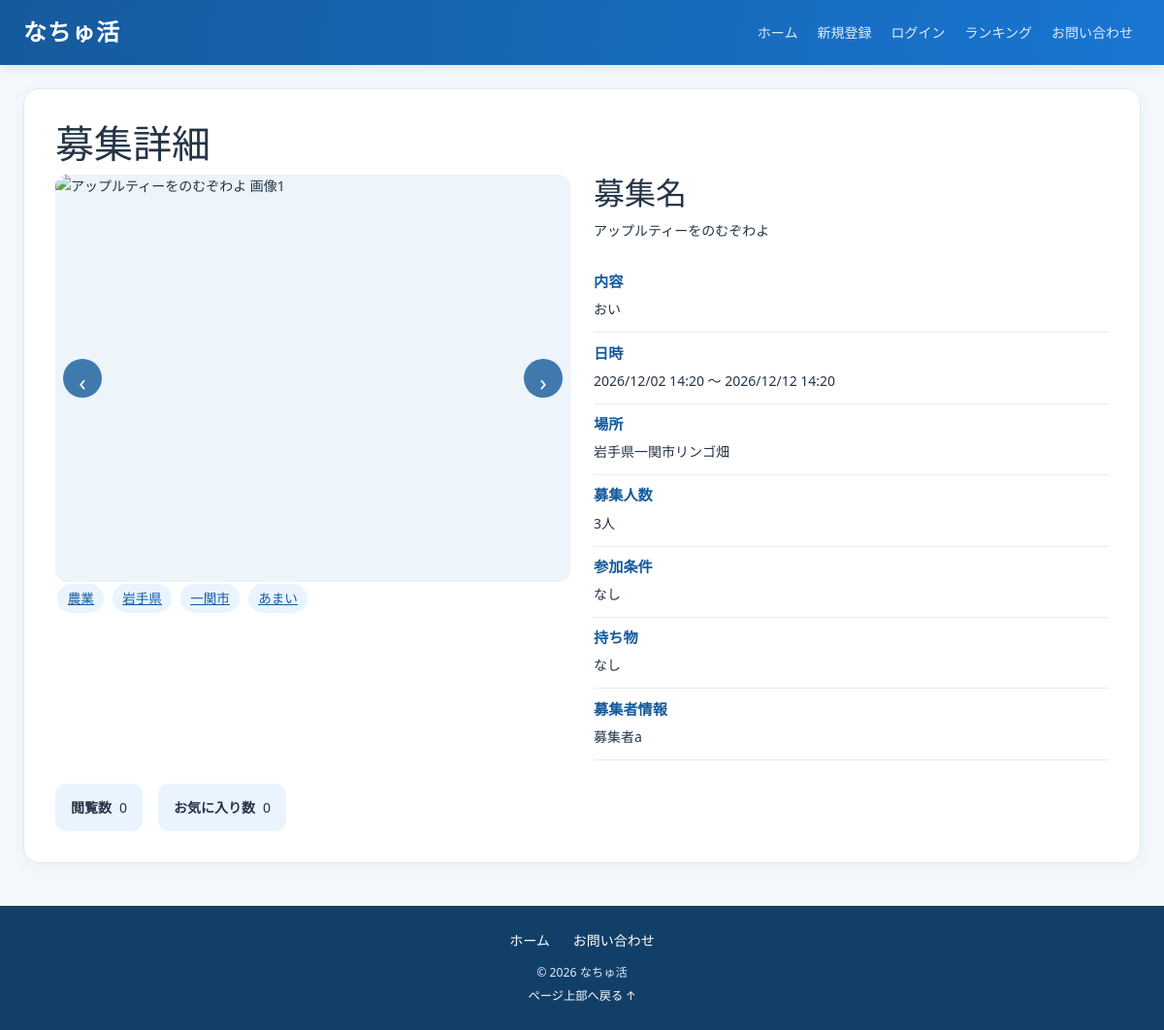
Screenshot of /recruitment_detail/1 with the database file from the repository.
### apps/natyukatu/models.py (models this page shows)
class Tag(db.Model):
    __tablename__ = "tags"
    id = db.Column(db.Integer, primary_key=True)
    tag_id = db.Column(db.Integer, db.ForeignKey("recruitment_tags.id"), nullable=False)
    recruitment_id = db.Column(db.Integer, db.ForeignKey("recruitments.id"), nullable=False)
    recruitment_tags = db.relationship("RecruitmentTag", back_populates="tags")
    recruitment = db.relationship("Recruitment", back_populates="tags")

class RecruitmentTag(db.Model):
    __tablename__ = "recruitment_tags"
    id = db.Column(db.Integer, primary_key=True)
    tag_name = db.Column(db.String, nullable=False)
    tag_kinds = db.Column(db.Integer, nullable=False)
    tags = db.relationship("Tag", back_populates="recruitment_tags")

class Recruitment(db.Model):
    __tablename__ = "recruitments"
    id = db.Column(db.Integer, primary_key=True)
    user_id = db.Column(db.Integer, db.ForeignKey("users.id"), nullable=False)
    title = db.Column(db.String, nullable=False)
    description = db.Column(db.String, nullable=False)
    location_prefecture = db.Column(db.String, nullable=False)
    location_city = db.Column(db.String, nullable=False)
    location_detail = db.Column(db.String, nullable=False)
    start_at = db.Column(db.DateTime, nullable=False)
    end_at = db.Column(db.DateTime, nullable=False)
    application_start_at = db.Column(db.DateTime, nullable=False)
    application_end_at = db.Column(db.DateTime, nullable=False)
    capacity = db.Column(db.Integer, nullable=False)
    eligibility = db.Column(db.String, nullable=False)
    required_items = db.Column(db.String, nullable=False)
    status = db.Column(db.String, nullable=False)
    created_at = db.Column(db.DateTime, nullable=False, default=datetime.now)
    updated_at = db.Column(db.DateTime, default=datetime.now, onupdate=datetime.now)
    photo = db.Column(db.LargeBinary, nullable=True)
    photo_mimetype = db.Column(db.String(50), nullable=True)
    video = db.Column(db.LargeBinary, nullable=True)
    video_mimetype = db.Column(db.String(50), nullable=True)
    user = db.relationship("User", back_populates="recruitments")
    likes = db.relationship("Like", back_populates="recruitment", cascade="all, delete-orphan")
    view_histories = db.relationship("ViewHistory", back_populates="recruitment", cascade="all, delete-orphan")
    tags = db.relationship("Tag", back_populates="recruitment", cascade="all, delete-orphan")
    search_histories = db.relationship("SearchHistory", back_populates="recruitment", cascade="all, delete-orphan")
    participation_histories = db.relationship("ParticipationHistory", back_populates="recruitment", cascade="all, delete-orphan")
    recruitment_histories = db.relationship("RecruitmentHistory", back_populates="recruitment", cascade="all, delete-orphan")
    images = db.relationship(
        "RecruitmentImage",
        back_populates="recruitment",
        cascade="all, delete-orphan",
        order_by="RecruitmentImage.display_order"
    )
    active_messages = db.relationship("ActiveMessage", back_populates="recruitment", cascade="all, delete-orphan")

### apps/crud/models.py (models this page shows, shortened)
class User(db.Model, UserMixin):
    __tablename__ = "users"
    id = db.Column(db.Integer, primary_key=True)
    username = db.Column(db.String, nullable=False)
    nickname = db.Column(db.String, nullable=False)
    age = db.Column(db.Integer, nullable=False)
    email = db.Column(db.String, nullable=False)
    password_hash = db.Column(db.String, nullable=False)
    phone_number = db.Column(db.String(11), nullable=False)
    role = db.Column(db.Integer, nullable=False)
    is_approved = db.Column(db.Boolean,nullable=False,default=True,server_default="1")
    create_at = db.Column(db.DateTime, nullable=False, default=datetime.now)
    update_at = db.Column(db.DateTime, nullable=False, default=datetime.now, onupdate=datetime.now)
    title_id = db.Column(db.Integer,db.ForeignKey("titles.id"))  # FK
    tanks_point = db.Column(db.Integer, nullable=False, default=0)
    ranking_id = db.Column(db.Integer)
    group_name = db.Column(db.String, nullable=False)
    representative_name = db.Column(db.String, nullable=False)
    contact_email = db.Column(db.String, nullable=False)
    group_type = db.Column(db.String, nullable=False)
    title = db.relationship("Title", lazy="joined")
    recruitments = db.relationship("Recruitment", back_populates="user", cascade="all, delete-orphan")
    likes = db.relationship("Like", back_populates="user", cascade="all, delete-orphan")
    search_histories = db.relationship("SearchHistory", back_populates="user", cascade="all, delete-orphan")
    participation_histories = db.relationship("ParticipationHistory", back_populates="user", cascade="all, delete-orphan")
    recruitment_histories = db.relationship("RecruitmentHistory", back_populates="user", cascade="all, delete-orphan")
    view_histories = db.relationship("ViewHistory", back_populates="user", cascade="all, delete-orphan")
    active_messages = db.relationship("ActiveMessage", back_populates="user", cascade="all, delete-orphan")
    @property
    def password(self):
        raise AttributeError("読み取り不可")

### apps/natyukatu/views.py (the view, shortened to what this page needs)
@dt.route("/recruitment_detail/<recruitment_id>")
def recruitment_detail(recruitment_id):
    recruitment = get_recruitment(recruitment_id)
    recruitment_tags = get_recruitment_tag_map([recruitment.id]).get(recruitment.id, [])
    return render_template(
        "natyukatu/recruitment_detail.html",
        recruitment=recruitment,
        recruitment_tags=recruitment_tags,
    )

### apps/natyukatu/views.py (called while the page is built)
def get_user_id():
    if current_user.is_authenticated:
        return getattr(current_user, 'user_id', getattr(current_user, 'id', None))
    return None

def get_recruitment(recruitment_id):
    recruitment = Recruitment.query.filter_by(
        id=recruitment_id
    ).first()
    if recruitment is None:
        abort(404)
    return recruitment

def get_recruitment_tag_map(recruitment_ids):
    if not recruitment_ids:
        return {}
    rows = (
        db.session.query(Tag.recruitment_id, RecruitmentTag)
        .join(RecruitmentTag, Tag.tag_id == RecruitmentTag.id)
        .filter(Tag.recruitment_id.in_(recruitment_ids))
        .order_by(RecruitmentTag.tag_kinds, RecruitmentTag.tag_name)
        .all()
    )
    tag_map = {}
    for recruitment_id, tag in rows:
        tag_map.setdefault(recruitment_id, []).append(tag)
    return tag_map

@dt.context_processor
def inject_header_title():
    if current_user.is_authenticated:
        return {"header_title": get_title(current_user)}
    return {"header_title": None}

@dt.app_context_processor
def inject_unread_notifications():
    user_id = get_user_id()
    if not user_id:
        return {"has_unread_messages": False, "unread_recruitment_ids": set()}
    unread_ids = get_unread_recruitment_ids(user_id)
    return {
        "has_unread_messages": len(unread_ids) > 0,
        "unread_recruitment_ids": unread_ids,
    }

@dt.before_request
def auto_update_statuses():
    now = datetime.now()
    updated = False
    expired_recruitments = Recruitment.query.filter(
        Recruitment.application_end_at <= now,
        Recruitment.status == 1,
    ).all()
    for rec in expired_recruitments:
        rec.status = 2
        updated = True
    expired_histories = (
        ParticipationHistory.query.join(Recruitment)
        .filter(
            Recruitment.end_at <= now,
            ParticipationHistory.status_id == 4,
        )
        .all()
    )
    for hist in expired_histories:
        hist.status_id = 6
        updated = True
    if updated:
        try:
            db.session.commit()
        except SQLAlchemyError:
            db.session.rollback()

### apps/natyukatu/templates/natyukatu/recruitment_detail.html (shortened to what this page needs)
{% extends "natyukatu/base.html" %}
{% block content %}
<section class="detail-card" aria-labelledby="page-title">
  <h1 id="page-title">募集詳細</h1>
  <div class="detail-grid">
    <div class="visual-column">
      <div class="image-slider">
        <div class="image-slider-track" id="recruitmentImageTrack">
          {% if recruitment.photo %}
          <div class="image-slide">
            <img src="{{ url_for('natyukatu.recruitment_photo', recruitment_id=recruitment.id) }}" alt="{{ recruitment.title }} 画像1">
          </div>
          {% endif %}
        </div>
        {% if recruitment.images|length > 0 %}
        <button type="button" class="slider-button slider-prev" onclick="slideRecruitmentImage(-1)" aria-label="前の画像">‹</button>
        <button type="button" class="slider-button slider-next" onclick="slideRecruitmentImage(1)" aria-label="次の画像">›</button>
        {% endif %}
      </div>
      <div class="tag-list">
        {% for tag in recruitment.tags %}
          {% if tag.recruitment_tags %}
            <a class="tag" href="{{ url_for('natyukatu.top', tag_id=tag.recruitment_tags.id) }}">{{ tag.recruitment_tags.tag_name }}</a>
          {% endif %}
        {% else %}<span>タグはありません。</span>{% endfor %}
      </div>
    </div>
    <div class="info-column">
      <div class="title-row"><div class="field-title"><h2>募集名</h2><p>{{ recruitment.title }}</p></div></div>
      <div class="info-row content-row"><h3>内容</h3><p>{{ recruitment.description }}</p></div>
      <div class="info-row"><h3>日時</h3><p>{{ recruitment.start_at.strftime("%Y/%m/%d %H:%M") }} 〜 {{ recruitment.end_at.strftime("%Y/%m/%d %H:%M") }}</p></div>
      <div class="info-row"><h3>場所</h3><p>{{ recruitment.location_prefecture }}{{ recruitment.location_city }}{{ recruitment.location_detail }}</p></div>
      <div class="info-row"><h3>募集人数</h3><p>{{ recruitment.capacity }}人</p></div>
      <div class="info-row"><h3>参加条件</h3><p>{{ recruitment.eligibility }}</p></div>
      <div class="info-row bring-row"><h3>持ち物</h3><p>{{ recruitment.required_items }}</p></div>
      <div class="info-row organizer-row"><h3>募集者情報</h3><p>{{ recruitment.user.nickname }}</p></div>
    </div>
  </div>
  <div class="stats-row">
    <div class="stat"><strong>閲覧数</strong><span>{{ recruitment.view_histories|length }}</span></div>
    <div class="stat"><strong>お気に入り数</strong><span>{{ recruitment.likes|length }}</span></div>
  </div>
</section>
{% endblock %}

### apps/static/css/natyukatu_base.css (style rules this page uses)
:root { --brand:#1976d2;--brand-dark:#155a9c;--brand-soft:#eaf4ff;--ink:#243447;--muted:#64748b }
* { box-sizing:border-box }
body { background:#f4f8fc;color:var(--ink);font-size:clamp(14px,1.1vw,16px);line-height:1.7 }
img,video { max-width:100%;height:auto }
a { overflow-wrap:anywhere }
.page-heading,.title-row { margin-bottom:1.25rem }
.card,.form-panel,.form-card,.profile-card,.history-card,.detail-card,.confirm-card,.complete-card,.complete-panel,.content-section,.withdrawal-card { border-radius:1rem }
.form-panel,.form-card,.profile-card,.history-card,.detail-card,.confirm-card,.complete-card,.complete-panel,.content-section,.withdrawal-card { background:#fff;padding:clamp(1rem,3vw,2rem);border:1px solid #e1eaf2;box-shadow:0 .25rem 1rem #1d4f7a0c;margin-bottom:1.25rem }
.btn-primary,.primary-button,.submit-button { background:var(--brand);border-color:var(--brand) }
.tag,.badge-tag { display:inline-block;padding:.2rem .65rem;border-radius:2rem;background:var(--brand-soft);color:var(--brand-dark);margin:.15rem;font-size:.85rem }
.detail-grid { display:grid;grid-template-columns:minmax(0,1fr) minmax(0,1fr);gap:1.5rem }
.image-slider { position:relative;overflow:hidden;border-radius:.8rem;background:#edf4fa }
.image-slider-track { display:flex;overflow-x:auto;scroll-snap-type:x mandatory;scrollbar-width:thin }
.image-slide { flex:0 0 100%;scroll-snap-align:start }
.image-slide img { display:block;width:100%;height:clamp(220px,35vw,420px);object-fit:contain;background:#edf4fa }
.slider-button { position:absolute;top:50%;transform:translateY(-50%);border:0;border-radius:50%;width:2.5rem;height:2.5rem;background:#155a9ccc;color:#fff;font-size:1.5rem }
.slider-prev { left:.5rem }
.slider-next { right:.5rem }
.info-row { padding:.7rem 0;border-bottom:1px solid #e7edf3 }
.info-row h3 { font-size:.95rem;color:var(--brand-dark);font-weight:700 }
.info-row p { margin:0;overflow-wrap:anywhere }
.stats-row { display:flex;flex-wrap:wrap;gap:1rem;margin-top:1.5rem }
.stat { padding:.8rem 1rem;border-radius:.7rem;background:var(--brand-soft);display:flex;gap:.5rem }

### rows the page displays
Tag: recruitment_tags.tag_name "農業"
Tag: recruitment_tags.tag_name "岩手県"
Tag: recruitment_tags.tag_name "一関市"
Tag: recruitment_tags.tag_name "あまい"
Recruitment: title "アップルティーをのむぞわよ", description "おい", start_at "2026/12/02 14:20", end_at "2026/12/12 14:20", location_prefecture "岩手県", location_city "一関市", location_detail "リンゴ畑", capacity "3", eligibility "なし", required_items "なし"
User: user.nickname "募集者a"

### other values shown
{{ recruitment.view_histories|length }} "0"
{{ recruitment.likes|length }} "0"
